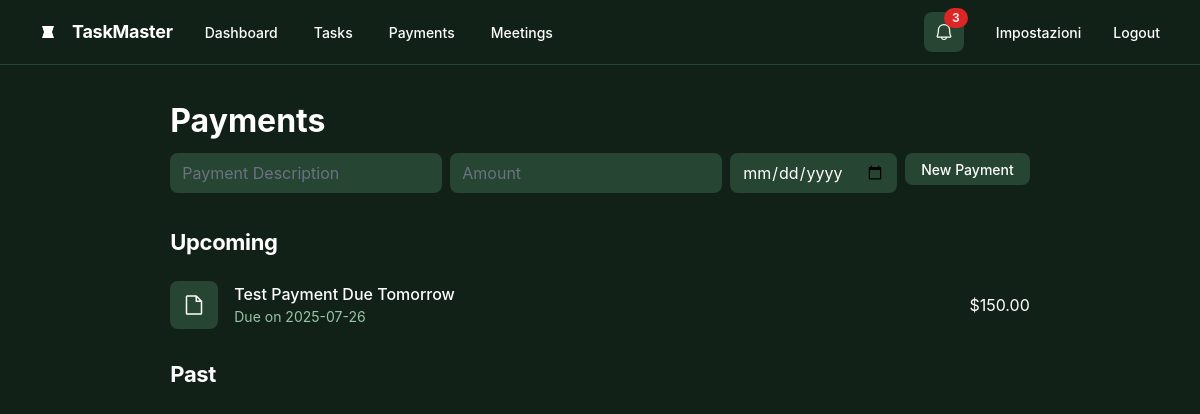
Screenshot of /pagamenti (signed in) with the database file from the repository.
### tables this page shows
CREATE TABLE payments (
                    id INTEGER PRIMARY KEY AUTOINCREMENT,
                    description TEXT NOT NULL,
                    amount REAL NOT NULL,
                    due_date TEXT,
                    status TEXT NOT NULL,
                    user_id INTEGER,
                    FOREIGN KEY(user_id) REFERENCES users(id)
                );

### app.py (the view)
@app.route('/pagamenti')
@login_required
def pagamenti():
    db = get_db()
    payments_raw = db.execute('SELECT * FROM payments').fetchall()
    payments = {
        'Upcoming': [],
        'Past': []
    }
    for payment in payments_raw:
        payment_dict = dict(payment)
        payment_dict['amount'] = float(payment_dict['amount'])
        if payment_dict['status'] == 'Scheduled':
            payments['Upcoming'].append(payment_dict)
        else:
            payments['Past'].append(payment_dict)
    return render_template('pagamenti.html', payments=payments)

### app.py (called while the page is built)
@app.before_request
def before_request():
    if 'language' in session:
        g.locale = session['language']
    else:
        g.locale = request.accept_languages.best_match(app.config['LANGUAGES'].keys())

def get_db():
    db = getattr(g, '_database', None)
    if db is None:
        db = g._database = sqlite3.connect(DATABASE)
        db.row_factory = sqlite3.Row
    return db

@app.teardown_appcontext
def close_connection(exception):
    db = getattr(g, '_database', None)
    if db is not None:
        db.close()

def login_required(f):
    @wraps(f)
    def decorated_function(*args, **kwargs):
        if 'user_id' not in session:
            return redirect(url_for('login'))
        return f(*args, **kwargs)
    return decorated_function

### templates/pagamenti.html (shortened to what this page needs)
{% extends "layout.html" %}
{% block content %}
<div class="flex flex-wrap justify-between gap-3 p-4">
  <p class="text-white tracking-light text-[32px] font-bold leading-tight min-w-72">{{ _('Payments') }}</p>
  <form action="{{ url_for('new_payment') }}" method="post" class="flex gap-2">
      <input type="text" name="description" placeholder="{{ _('Payment Description') }}" class="form-input bg-[#264532] text-white rounded-lg border-none focus:ring-0">
      <input type="number" step="0.01" name="amount" placeholder="{{ _('Amount') }}" class="form-input bg-[#264532] text-white rounded-lg border-none focus:ring-0">
      <input type="date" name="due_date" class="form-input bg-[#264532] text-white rounded-lg border-none focus:ring-0">
      <button type="submit" class="flex min-w-[84px] max-w-[480px] cursor-pointer items-center justify-center overflow-hidden rounded-lg h-8 px-4 bg-[#264532] text-white text-sm font-medium leading-normal">
          <span class="truncate">{{ _('New Payment') }}</span>
      </button>
  </form>
</div>
<h2 class="text-white text-[22px] font-bold leading-tight tracking-[-0.015em] px-4 pb-3 pt-5">{{ _('Upcoming') }}</h2>
{% for payment in payments['Upcoming'] %}
<div class="flex items-center gap-4 bg-[#122118] px-4 min-h-[72px] py-2 justify-between">
  <div class="flex items-center gap-4">
    <div class="text-white flex items-center justify-center rounded-lg bg-[#264532] shrink-0 size-12" data-icon="File" data-size="24px" data-weight="regular">
    </div>
    <div class="flex flex-col justify-center">
      <p class="text-white text-base font-medium leading-normal line-clamp-1">{{ payment.description }}</p>
      <p class="text-[#96c5a8] text-sm font-normal leading-normal line-clamp-2">{{ _('Due on') }} {{ payment.due_date }}</p>
    </div>
  </div>
  <div class="shrink-0"><p class="text-white text-base font-normal leading-normal">${{ "%.2f"|format(payment.amount) }}</p></div>
</div>
{% endfor %}
<h2 class="text-white text-[22px] font-bold leading-tight tracking-[-0.015em] px-4 pb-3 pt-5">{{ _('Past') }}</h2>
{% endblock %}

### rows the page displays
payments: description "Test Payment Due Tomorrow", due_date "2025-07-26", amount "150.00"

### other values shown
{{ notifications|length }} "3"
